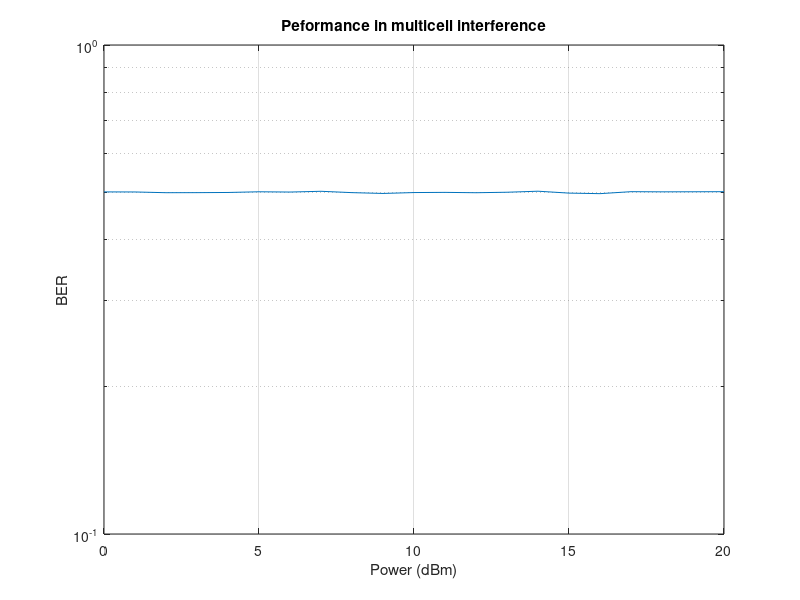

Here is the MATLAB script that generated this plot:
clear;
close all;

N_symb = 100; % Symbols
system_bandwidth = 30e6; % Hz
band_rolloff = 0.5;
available_bandwidth = system_bandwidth / (1 + band_rolloff);
max_constalation_size = 4; % bit / Symbol - 16QAM
system_total_rate = max_constalation_size * available_bandwidth; % bit/s

Dmax = 2000; % m
c = 3e8; % m/s
carry_frequency = 2.4e9; % Hz
carry_lamdba = c / carry_frequency; % m
Pmax = 20; % dBm

noise_spectral_density = -174; % dBm / Hz

Ts = 1 / available_bandwidth; % s
MC = 1000; %%number of Monte-Carlo simulations

user_rate = 40e6; % bit/s

adjacent_cells = 2;

%%%%%%%%%%%%%%%%%%%%%%%%%%%%%%%%%%%%%%%% CH1 CH2 CH3
equalization_modes.zf.bpsk.snr_min    = [ 9.0 13.5 21]; % Es/N0 dB

equalization_modes.dfe.bpsk.snr_min   = [ 8.6 11   13.5]; % Es/N0 dB

ber_plot_args = cell(2, 1);
plot_label_args = cell(1, 1);

Kmax = system_total_rate / user_rate;
K = 1;

powers = 0:1:Pmax;
total_ber = zeros(1, length(powers));
for ii=1:length(powers)
    P = powers(ii);
    aux=0;

    for mm=1:MC
    	xx= Dmax/1000;% rand(1,1) * Dmax / 2; 
    	yy= Dmax/1000;% rand(1,1) * Dmax / 2;

      adjacent_xx = rand(adjacent_cells, 1) * Dmax / 2;
      adjacent_xx = adjacent_xx + Dmax;
      adjacent_yy = rand(adjacent_cells, 1) * Dmax / 2;
      adjacent_yy = adjacent_yy + Dmax;

    	d2=xx.^2+yy.^2;%% square-distance from the origin
    	adjacent_d2=adjacent_xx.^2+adjacent_yy.^2;

      friss_attenuation_factor = carry_lamdba^2 / (4*pi)^2;
    	a2 = min(1, friss_attenuation_factor ./ d2)';% square magnitude attenuation in Friis equation 
    	adjacent_a2 = min(1, friss_attenuation_factor ./ adjacent_d2)';

    	a2_dB = 10*log10(a2); % dB

      Es_tx = P - 10*log10(available_bandwidth); % dBm / Hz, dB J 
      adjacent_power = 10^(P/10) .* adjacent_a2;
      
      total_noise_spectral_density = 10^(noise_spectral_density/10) ...
                                     + sum(adjacent_power) / available_bandwidth;
      %total_noise_spectral_density_dbm = 10*log10(total_noise_spectral_density);

      tx_bit_stream = randi([0, 1], N_symb, 1);
      tx_symbol_stream = tx_bit_stream * 10^(Es_tx/10);
      noise = sqrt(total_noise_spectral_density/2) * randn(N_symb, 1);
      rx_symbol_stream = tx_symbol_stream * a2 + noise;

      %%% Decoding
      rx_bit_stream = rx_symbol_stream > mean(rx_symbol_stream);
      
    	ber = sum(tx_bit_stream ~= rx_bit_stream) / N_symb;
    	aux = aux + ber;
    end
    total_ber(ii) = aux/MC;
end
ber_plot_args(:) = {powers, total_ber};
%if rate / 1e6 > 1 
%	plot_label_args(:, jj, ii) = {sprintf("%d Mb/s - %s", rate / 1e6, eq_mode_name)};
%else
%	plot_label_args(:, jj, ii) = {sprintf("%d kb/s - %s", rate / 1e3, eq_mode_name)};
%end



%% Channel display
semilogy(ber_plot_args{:});
grid;
title("Peformance in multicell interference");
%legend(plot_label_args{:});
xlabel('Power (dBm)');
ylabel('BER');
